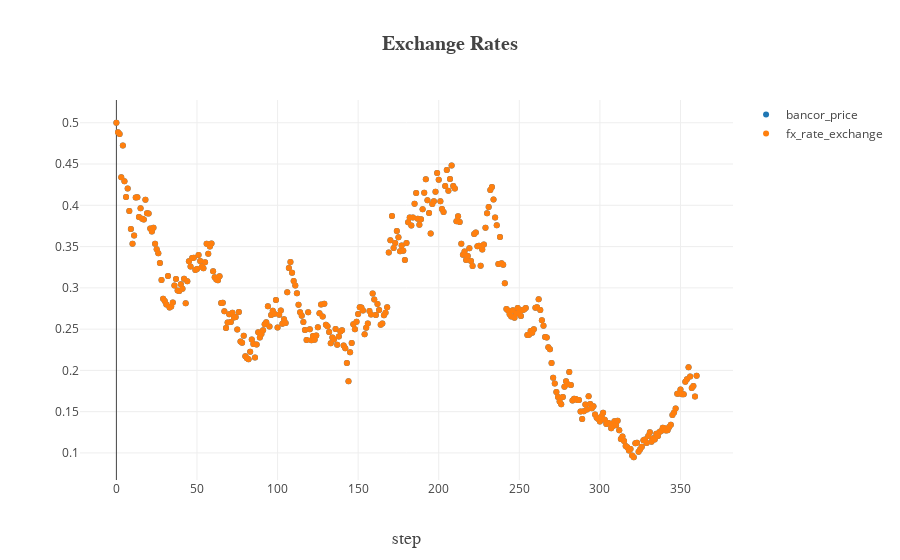

Notebook cell for this chart:
### Code cell
# Show both exchange rates after arbitrage trades
iplot_dict = plotly_from_df(results_df[['bancor_price', 'fx_rate_exchange']], title='Exchange Rates', xlabel='step')
plotly.offline.iplot(iplot_dict)

### Figure 1 — Plotly figure (JSON) as saved in the notebook; plotly's stock layout.template omitted (floating-point values rounded to 4 significant figures; data arrays with more than 128 entries replaced by an {"elided": "..."} marker saying what was removed)
{"data": [{"mode": "markers", "name": "bancor_price", "type": "scatter", "uid": "66282323-8c62-4d5a-ae7e-e16a93bc64a6", "visible": true, "x": {"elided": "361 int values"}, "y": {"elided": "361 float values"}}, {"mode": "markers", "name": "fx_rate_exchange", "type": "scatter", "uid": "fba9d54d-f261-4b1c-b3e4-bb1481f789bf", "visible": true, "x": {"elided": "361 int values"}, "y": {"elided": "361 float values"}}], "layout": {"title": "<b>Exchange Rates</b>", "titlefont": {"family": "Computer Modern", "size": 20}, "width": 900, "xaxis": {"title": "step", "titlefont": {"family": "Computer Modern", "size": 18}}, "yaxis": {"autorange": true, "title": "", "titlefont": {"family": "Computer Modern", "size": 18}, "type": "linear"}}}
